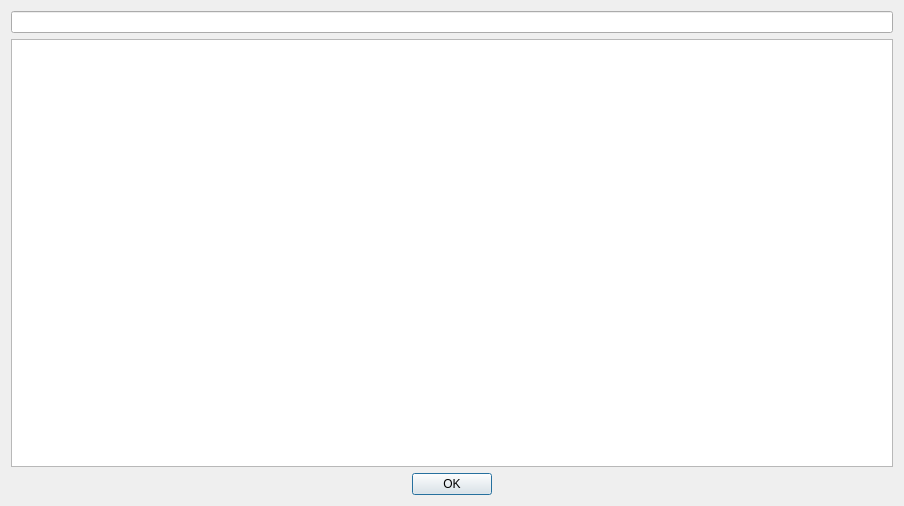
<?xml version="1.0" encoding="UTF-8"?>
<ui version="4.0">
 <class>DialogWeeklyPlanELWorks</class>
 <widget class="QDialog" name="DialogWeeklyPlanELWorks">
  <property name="geometry">
   <rect>
    <x>0</x>
    <y>0</y>
    <width>904</width>
    <height>506</height>
   </rect>
  </property>
  <property name="windowTitle">
   <string>DialogWeeklyPlanELWorks</string>
  </property>
  <layout class="QGridLayout" name="gridLayout">
   <item row="3" column="2">
    <spacer name="horizontalSpacer_2">
     <property name="orientation">
      <enum>Qt::Horizontal</enum>
     </property>
     <property name="sizeHint" stdset="0">
      <size>
       <width>384</width>
       <height>20</height>
      </size>
     </property>
    </spacer>
   </item>
   <item row="3" column="1">
    <widget class="QPushButton" name="pushButtonOK">
     <property name="text">
      <string>OK</string>
     </property>
    </widget>
   </item>
   <item row="3" column="0">
    <spacer name="horizontalSpacer">
     <property name="orientation">
      <enum>Qt::Horizontal</enum>
     </property>
     <property name="sizeHint" stdset="0">
      <size>
       <width>385</width>
       <height>20</height>
      </size>
     </property>
    </spacer>
   </item>
   <item row="1" column="0" colspan="3">
    <widget class="QTableView" name="tableView"/>
   </item>
   <item row="0" column="0" colspan="3">
    <widget class="QLineEdit" name="lineEditRule">
     <property name="enabled">
      <bool>true</bool>
     </property>
     <property name="text">
      <string/>
     </property>
     <property name="readOnly">
      <bool>true</bool>
     </property>
    </widget>
   </item>
  </layout>
 </widget>
 <resources/>
 <connections>
  <connection>
   <sender>pushButtonOK</sender>
   <signal>clicked()</signal>
   <receiver>DialogWeeklyPlanELWorks</receiver>
   <slot>close()</slot>
   <hints>
    <hint type="sourcelabel">
     <x>448</x>
     <y>480</y>
    </hint>
    <hint type="destinationlabel">
     <x>447</x>
     <y>252</y>
    </hint>
   </hints>
  </connection>
 </connections>
</ui>
